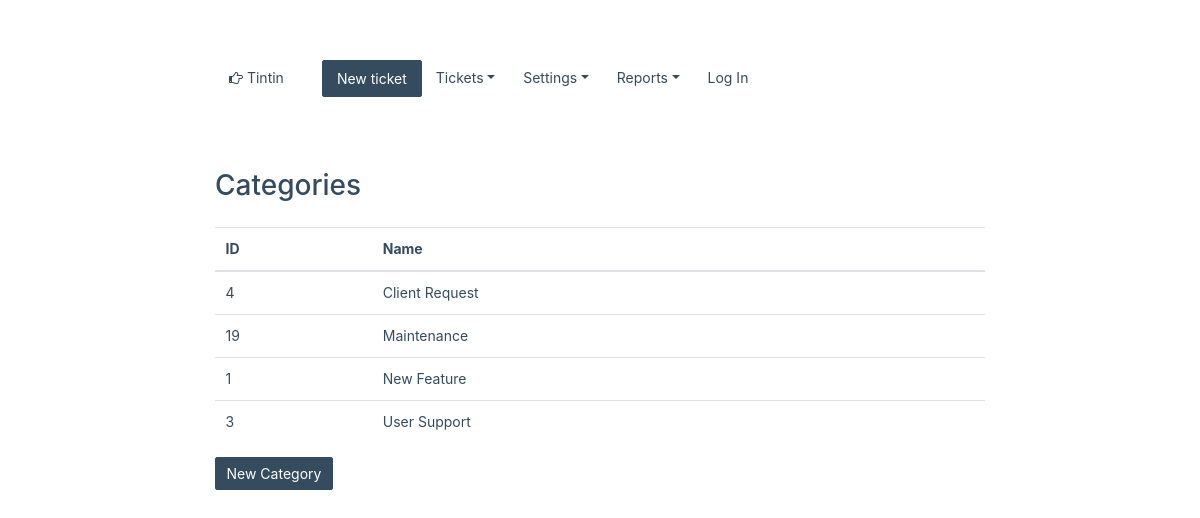
Page /index.php/category/all on the earlier database version.
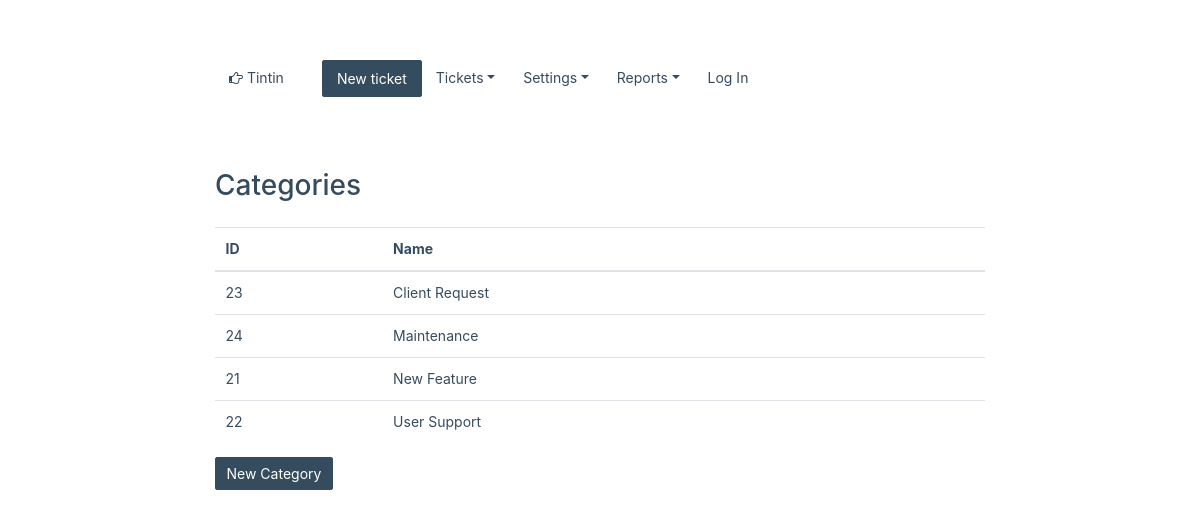
Same page on the later database version.
### tables this page shows
CREATE TABLE IF NOT EXISTS `categories` (
  `cid` int(11) NOT NULL AUTO_INCREMENT,
  `name` varchar(50) NOT NULL,
  `removed` enum('Y','N') NOT NULL DEFAULT 'N',
  PRIMARY KEY (`cid`)
);

### application/controllers/Category.php (called while the page is built, shortened)
<?php
class Category extends CI_Controller {
    public function __construct()
    {
        $this->load->model('categories_model');
        $this->load->library('form_validation');
    }
    public function all()
    {
        $categories = $this->categories_model->get_categories();
        $this->load->view('category/all', compact('categories', 'title'));
    }
}

### index.php (called while the page is built, shortened)
<?php
require_once BASEPATH.'core/CodeIgniter.php';

### application/models/categories_model.php (called while the page is built, shortened)
<?php
class Categories_model extends CI_Model {
    public function get_categories()
    {
        $this->db->order_by('name', 'asc');
        $this->db->where('removed', 'N');
        $query = $this->db->get('categories');
        return $query->result();
    }
}

### application/views/category/all.php (the view, shortened to what this page needs)
<?php $this->load->view('header') ?>
<div class="col-sm-12">
	<h1>Categories</h1>
	<table class="table">
		<thead>
			<tr>
				<th>ID</th>
				<th>Name</th>
				<th></th>
			</tr>
		</thead>
		<tbody>
			<?php foreach( $categories as $category ): ?>
				<tr>
					<td><?php echo $category->cid ?></td>
					<td><?php echo $category->name ?></td>
					<td>
					</td>
				</tr>
			<?php endforeach ?>
		</tbody>
	</table>
	<a href="<?php echo base_url() ?>category/create/"><button class="btn btn-primary">New Category</button></a>
</div>
<?php $this->load->view('footer') ?>

### application/views/header.php (shortened to what this page needs)
?><!DOCTYPE html>
<html lang="en">
<head>
    <link rel="stylesheet" href="https://maxcdn.bootstrapcdn.com/bootstrap/4.0.0-alpha.5/css/bootstrap.min.css">
    <link href="https://cdnjs.cloudflare.com/ajax/libs/select2/4.0.4/css/select2.min.css" rel="stylesheet" />
    <link rel="stylesheet" href="//maxcdn.bootstrapcdn.com/font-awesome/4.5.0/css/font-awesome.min.css">
    <link rel="stylesheet" href="<?php echo base_url() ?>css/datepicker.css">
    <link rel="stylesheet" href="<?php echo base_url() ?>css/toggle-switch.css">
    <link rel="stylesheet" href="<?php echo base_url() ?>css/style.css">
</head>
<body>
<nav class="header">
<div class="container">
    <div class="row">
        <div class="col-sm-12">
            <ul class="nav nav-pills">
                <li class="nav-item nav-logo-item">
                    <a href="<?php echo base_url() ?>" class="nav-link logo"><i class="fa fa-hand-o-right" aria-hidden="true"></i> Tintin</a>
                </li>
                <li class="nav-item">
                    <a class="nav-link btn btn-primary" href="<?php echo base_url() ?>ticket/create">New ticket</a>
                </li>
                <li class="nav-item dropdown">
                    <a class="nav-link dropdown-toggle" data-toggle="dropdown" href="<?php echo base_url() ?>" role="button" aria-haspopup="true" aria-expanded="false">Tickets</a>
                </li>
                <li class="nav-item dropdown">
                    <a class="nav-link dropdown-toggle" data-toggle="dropdown" href="<?php echo base_url() ?>" role="button" aria-haspopup="true" aria-expanded="false">Settings</a>
                </li>
                <li class="nav-item dropdown">
                    <a class="nav-link dropdown-toggle" data-toggle="dropdown" href="<?php echo base_url() ?>" role="button" aria-haspopup="true" aria-expanded="false">Reports</a>
                </li>
                    <?php if($this->session->has_userdata('username')): ?>
                    <li class="nav-item dropdown" style="float: right;">
                        <a class="nav-link dropdown-toggle" data-toggle="dropdown" href="<?php echo base_url() ?>" role="button" aria-haspopup="true" aria-expanded="false"><?php echo $this->session->userdata('username') ?></a>
                        <div class="dropdown-menu user-nav">
                            <a class="dropdown-item" href="<?php echo base_url() ?>ticket/me">My Tickets</a>
                            <a class="dropdown-item" href="<?php echo base_url() ?>user/edit">Account</a>
                            <a class="dropdown-item" href="<?php echo base_url() ?>logout/">Log Out</a>
                        </div>
                    </li>
                    <?php else: ?>
                        <li class="nav-item" style="float: right;">
                                <a class="nav-link" href="<?php echo base_url() ?>login"0/>Log In</a>
                        </li>
                    <?php endif ?>
            </ul>
        </div>
    </div>
    </div>
</nav>
<div class="container">
    <div class="row">

### application/views/footer.php (shortened to what this page needs)
        </div>
</div>
</body>
</html>

### css/style.css (style rules this page uses)
* { font-size: 14px; color: #354B5E; line-height: 1.5; text-rendering: optimizeLegibility; }
body { padding-bottom: 120px; }
h1 { font-size: 2em; margin-top: 12px; margin-bottom: 24px; }
a { color: #354B5E; text-decoration: none; }
.btn { font-size: 1em; border-radius: 2px; }
.btn-primary, .btn-primary.active, .btn-primary:active, .open>.btn-primary.dropdown-toggle { color: #fff; background-color: #354B5E; border-color: #354B5E; }
.nav-pills .nav-link { border-radius: 2px; }
nav .nav-logo-item { margin-right: 24px; }
nav.header { margin: 60px; }
@media (min-width: 1200px) { .container { width: 800px; max-width: 100%; } }

Differences in the rows shown:
removed categories: cid "4", name "Client Request"
removed categories: cid "19", name "Maintenance"
removed categories: cid "1", name "New Feature"
removed categories: cid "3", name "User Support"
added categories: cid "23", name "Client Request"
added categories: cid "24", name "Maintenance"
added categories: cid "21", name "New Feature"
added categories: cid "22", name "User Support"
